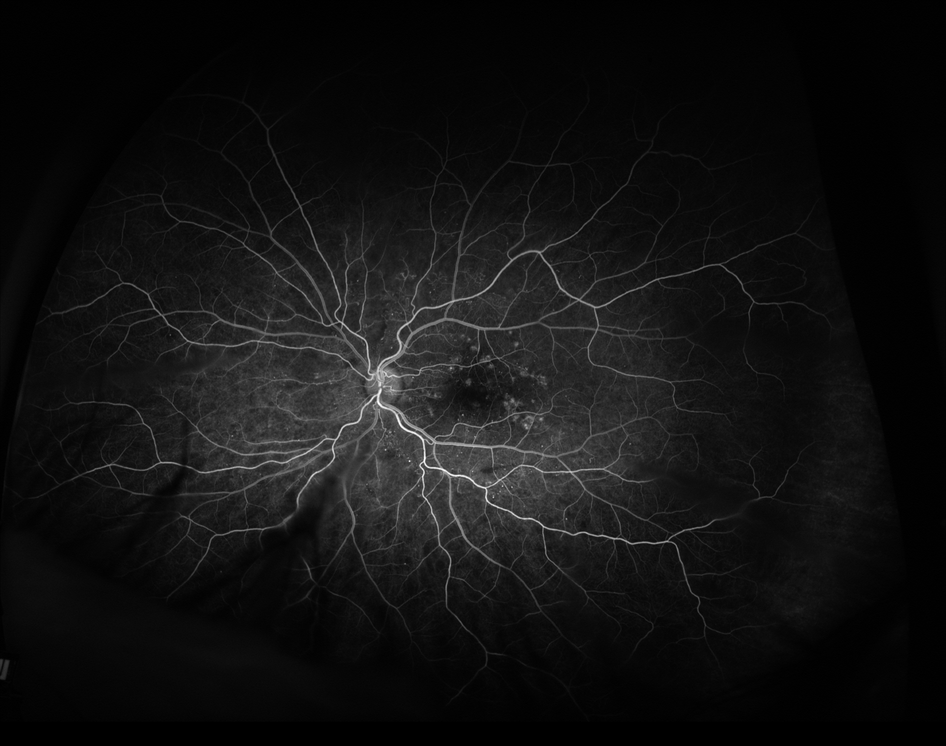
#> input picture data/sample_seq/seq1/13_0_25_171.png, 946 x 746 px, shrunk from 3900 x 3072 before the run; its folder holds only this picture in this run
$ python register_dir.py
#> lines starting #> are read from the running program, lines starting #| are printed output that depends on the picture
### code/Registration.py
import numpy as np
from Registration_src.Utils.Visualization import save_comparison_fig
from Registration_src.Landmark_Matching import Landmark_Description_Set
import cv2

"""
Functions for performing registration between FA-FA
"""

def Register_FA_Sequence(FA_img_sequence, base_img_no, path):
    """
    Register sequence of FA images
    :param FA_img_sequence: list of FA images
    :param base_img_no: index of FA image list for initial base/reference image (frame which other frames will be
     registered towards)
    :param path: preview save path
    :return: registered_images: list of registered images
    """
    ref_img = FA_img_sequence[base_img_no]
    registered_images1 = []

    # Perform two passes of registration (increases accuracy)

    print("First registration pass")
    for i, target_img in enumerate(FA_img_sequence):
        print("First Pass: Registering image {} of {}".format(i+1, len(FA_img_sequence)))
        # Calculate homography/transformation matrix
        homography = FA_FA_registration_transform(refImg_color=ref_img,
                                                  targetImg_color=target_img,
                                                  path=path)
        # Transform image using homography
        transformed_img = cv2.warpPerspective(np.array(target_img), homography,
                                              (target_img.shape[1], target_img.shape[0]))
        ref_img = np.copy(transformed_img)

        # Add transformed image to list
        registered_images1.append(transformed_img)

    # Seconds registration pass
    print("Second registration pass")
    ref_img = registered_images1[base_img_no]
    registered_images2 = []
    for i, target_img in enumerate(registered_images1):
        print("Second Pass: Registering image {} of {}".format(i+1, len(FA_img_sequence)))
        homography = FA_FA_registration_transform(refImg_color=ref_img,
                                                  targetImg_color=target_img,
                                                  path=path)
        transformed_img = cv2.warpPerspective(np.array(target_img), homography,
                                              (target_img.shape[1], target_img.shape[0]))
        ref_img = np.copy(transformed_img)
        registered_images2.append(transformed_img)

    return registered_images2


def FA_FA_registration_transform(refImg_color, targetImg_color, path=None):
    '''
    Performs registration between two FA images. Uses both ORB and SIFT landmarks where the optic disk area is masked
    out in the former.
    :param refImg_color: reference image numpy array
    :param targetImg_color: target image to be transformed. Also a numpy array
    :param path: path for saving debugging/preview images. 'None' as default
    :return: homography: homography matrix
    '''
    target_scale = targetImg_color.shape

    # Normalize images
    img_target = np.array(targetImg_color)
    img_target = (img_target / np.max(img_target) * 255.0).astype('uint8')
    img_ref = np.array(refImg_color)
    img_ref = (img_ref / np.max(img_ref) * 255.0).astype('uint8')

    if len(img_target.shape) == 3:
        img_target = cv2.cvtColor(np.array(img_target), cv2.COLOR_BGR2GRAY)
    if len(img_ref.shape) == 3:
        img_ref = cv2.cvtColor(np.array(img_ref), cv2.COLOR_BGR2GRAY)

    # Invert images (white background tends to work better)
    img_target = 255 - img_target
    img_ref = 255 - img_ref

    # Preprocess image with adaptive histogram normalization
    clahe = cv2.createCLAHE(clipLimit=1.5, tileGridSize=(32, 32))
    img_target = clahe.apply(img_target)
    img_ref = clahe.apply(img_ref)


    if path is not None:
        save_comparison_fig(img_ref, img_target, img_ref.shape[0], path + 'normalized.png')

    # Detect set of landmarks using combined ORB, AKAZE, HOG, SIFT, ect.
    # (Can instead use GPU-accelerated ORB detection)
    p1, p2 = Landmark_Description_Set(img_ref=img_ref, img_target=img_target, path=path)

    homography, mask = cv2.findHomography(p2, p1, cv2.RANSAC)

    return homography

### code/Registration_src/Utils/Visualization.py
from os import getcwd
import numpy as np
import cv2
from matplotlib import pyplot as plt

"""
Code for visualizing registration results
"""

# [119 lines left out: functions ExtendToRGBchannels, CompositeOverlayImages, CompositeChannelImages, Preview_Registration_Overlay, Preview_Keypoints, not called in this run]


def Preview_Matches(img1, img2, kp1, kp2, matches, path=None):
    """
    Display and save a preview of matches between reference and target image
    :param img1: reference image
    :param img2: target image
    :param kp1: keypoints for reference image
    :param kp2: keypoints for target image
    :param matches: matches between keypoints
    :param path: save path of image. If 'None', will open a display image
    :return: (none)
    """
    img_matches = np.empty((max(img2.shape[0], img1.shape[0]), img2.shape[1] + img1.shape[1], 3),
                           dtype=np.uint8)

    cv2.drawMatches(img1.astype('uint8'), kp1, img2.astype('uint8'), kp2, matches, img_matches,
                    flags=cv2.DrawMatchesFlags_NOT_DRAW_SINGLE_POINTS)
    if path is None:
        plt.imshow(img_matches)
        plt.show()
    else:
        cv2.imwrite(path, img_matches)


# [93 lines left out: functions Crop_Image_Window, Reframe_Image, Preview_Initial_Alignment, not called in this run]


def save_comparison_fig(ref_image, target_image, width, path):
    '''
    Save side-by-side comparison image
    :param ref_image: left image
    :param target_image: right image
    :param width: image size (for text display)
    :param path: output path
    :return: (none)
    '''
    fig, ax = plt.subplots(1, 2, figsize=(30, 15))
    ax[0].axis('off')
    ax[1].axis('off')
    ax[0].imshow(ref_image, cmap='gray')
    ax[1].imshow(target_image, cmap='gray')
    ax[0].text(10, width - 30, "FA", fontsize=15, color='white', bbox=dict(facecolor='Blue', alpha=0.5), )
    ax[1].text(width, width - 30, "SLO", fontsize=15, color='white', bbox=dict(facecolor='Blue', alpha=0.5), )
    plt.savefig(path)
    plt.close()

### code/Registration_src/Landmark_Matching.py
import numpy as np
import cv2
from Registration_src.registration_parameters import *
from Registration_src.Utils.Visualization import Preview_Matches
from matplotlib import pyplot as plt


# [18 lines left out: functions GPU_Orb, FAST_FeatureDetection, not called in this run]


def AKAZE_HOG_Matching(img_ref, img_target, path=None):

    AKAZE = cv2.AKAZE_create(nOctaveLayers=7)
    kp1, d1 = AKAZE.detectAndCompute(img_ref, None)
    kp2, d2 = AKAZE.detectAndCompute(img_target, None)

    if len(kp1) < 3 or len(kp2) < 3:
        print("Warning: (AKAZE_HOG_Matching) Fewer than 3 landmarks for AKAZE. Skipping.")
        return kp1, kp2, []

    matcher = cv2.BFMatcher(cv2.NORM_L1, crossCheck=True)
    matches = matcher.match(d1, d2)
    # print("# of total matches: {}".format(len(matches)))
    list(matches).sort(key=lambda x: x.distance)
    matches = matches[:350]

    '''    f, ax = plt.subplots(1, 2)
            ax[0].imshow(img_ref, cmap='gray')
            ax[1].imshow(img_target, cmap='gray')
            ax[0].scatter(kp1[matches[0].queryIdx].pt[0], kp1[matches[0].queryIdx].pt[1], c='r')
            ax[1].scatter(kp2[matches[0].trainIdx].pt[0], kp2[matches[0].trainIdx].pt[1], c='r')
            plt.show()
    '''
    matches = Filter_Distant_Matches(kp1=kp1, kp2=kp2, matches=matches,
                                     distance_threshold=match_distance_filter_factor * img_ref.shape[0])

    #Preview_Matches(img1=img_ref, img2=img_target, kp1=kp1, kp2=kp2, matches=matches,
    #                path=path + "matches_AKAZE.png")

    return kp1, kp2, matches


# [95 lines left out: functions ShiTomasi_HOG_Matching, HOG_Discription, FAST_HOG_Matching, not called in this run]


def SIFT_Matching(img_ref, img_target):
    # Get Sift Landmarks+Descriptors
    #sift = cv2.SIFT_create(contrastThreshold=SIFT_contrastThreshold, sigma=SIFT_sigma, edgeThreshold=SIFT_edgeThreshold)
    sift = cv2.SIFT_create()
    kp1, d1 = sift.detectAndCompute(img_ref, None)
    kp2, d2 = sift.detectAndCompute(img_target, None)
    if d1 is None or d2 is None:
        print("Warning: (Registration_src) Fewer than 3 landmarks for SIFT/SIFT. Skipping.")
        return kp1, kp2, []
    else:
        d1 = (d1 * 255.0).astype('uint8')
        d2 = (d2 * 255.0).astype('uint8')
        # Perform Matching
        matcher = cv2.BFMatcher(cv2.NORM_L1, crossCheck=True)
        matches = matcher.match(d1, d2)
        # print("# of total matches: {}".format(len(matches)))
        list(matches).sort(key=lambda x: x.distance)
        matches = matches[:350]

        matches = Filter_Distant_Matches(kp1=kp1, kp2=kp2, matches=matches,
                                         distance_threshold=match_distance_filter_factor * img_ref.shape[0])
    return kp1, kp2, matches


def ORB_Matching(img_ref, img_target):
    # Get ORB Landmarks+Descriptors
    #orb_detector = cv2.ORB_create(ORB_count, patchSize=ORB_patchSize, nlevels=ORB_nlevels,
    #                              edgeThreshold=ORB_edgeThreshold, scoreType=cv2.ORB_FAST_SCORE)
    orb_detector = cv2.ORB_create()
    kp1, d1 = orb_detector.detectAndCompute(img_ref, None)
    kp2, d2 = orb_detector.detectAndCompute(img_target, None)
    # Perform Matching
    if d1 is not None and d2 is not None:
        matcher = cv2.BFMatcher(cv2.NORM_L1, crossCheck=True)
        matches = matcher.match(d1, d2)
        list(matches).sort(key=lambda x: x.distance)
        matches = matches[:350]
    else:
        print("Warning: ORB landmark search failed. ref image landmarks is None: {},"
              " target image landmarks is None: {}".format(d1 is None, d2 is None))
        return kp1, kp2, []
    if len(matches) >= 10:
        matches = Filter_Distant_Matches(kp1=kp1, kp2=kp2, matches=matches,
                                         distance_threshold=match_distance_filter_factor * img_ref.shape[0])
    return kp1, kp2, matches


# [21 lines left out: function configure_HOG, not called in this run]


def Filter_Distant_Matches(matches, distance_threshold, kp1=None, kp2=None, pt1=None, pt2=None):
    """
    Steps through matches and remove matches between landmarks which have coordinate distances greater than
    'ditance_threshold'
    :param kp1: image 1 landmarks
    :param kp2: image 2 landmarks
    :param matches: list of matches
    :param distance_threshold: threshold (in pixels) for the maximum coordinate difference
    :return: filtered list of matches
    """
    matches_dst_filter = []
    for m in matches:
        if pt1 is None:
            coord1 = kp1[m.queryIdx].pt
            coord2 = kp2[m.trainIdx].pt
        else:
            coord1 = pt1[m.queryIdx]
            coord2 = pt2[m.trainIdx]
        dst = np.sqrt((coord1[0] - coord2[0]) ** 2 + (coord1[1] - coord2[1]) ** 2)
        if dst < distance_threshold:
            matches_dst_filter.append(m)
    return matches_dst_filter


def Landmark_Description_Set(img_ref, img_target, path=None):

    #ShiTomasi_HOG_Matching(img_ref, img_target)
    kp1_AKAZE, kp2_AKAZE, matches_AKAZE = AKAZE_HOG_Matching(img_ref, img_target)
    print("AKAZE: {} matches".format(len(matches_AKAZE)))
    #kp1_FAST, kp2_FAST, matches_FH = FAST_HOG_Matching(img_ref, img_target)
    matches_FH = None
    kp1_SIFT, kp2_SIFT, matches_SIFT = SIFT_Matching(img_ref, img_target)
    print("SIFT: {} matches".format(len(matches_SIFT)))
    kp1_ORB, kp2_ORB, matches_ORB = ORB_Matching(img_ref, img_target)
    print("ORB: {} matches".format(len(matches_ORB)))


    p1 = []
    p2 = []
    if matches_FH is not None:
        if path is not None:
            Preview_Matches(img1=img_ref, img2=img_target, kp1=kp1_FAST, kp2=kp2_FAST, matches=matches_FH,
                            path=path + "matches_FAST-HOG.png")
        for i in range(len(matches_FH)):
            p1.append(kp1_FAST[matches_FH[i].queryIdx].pt)
            p2.append(kp2_FAST[matches_FH[i].trainIdx].pt)

    if matches_SIFT is not None:
        if path is not None:
            Preview_Matches(img1=img_ref, img2=img_target, kp1=kp1_SIFT, kp2=kp2_SIFT, matches=matches_SIFT,
                            path=path + "matches_SIFT.png")
        for i in range(len(matches_SIFT)):
            p1.append(kp1_SIFT[matches_SIFT[i].queryIdx].pt)
            p2.append(kp2_SIFT[matches_SIFT[i].trainIdx].pt)
    if matches_ORB is not None:
        if path is not None:
            Preview_Matches(img1=img_ref, img2=img_target, kp1=kp1_ORB, kp2=kp2_ORB, matches=matches_ORB,
                            path=path + "matches_ORB.png")
        for i in range(len(matches_ORB)):
            p1.append(kp1_ORB[matches_ORB[i].queryIdx].pt)
            p2.append(kp2_ORB[matches_ORB[i].trainIdx].pt)
    if matches_AKAZE is not None:
        if path is not None:
            Preview_Matches(img1=img_ref, img2=img_target, kp1=kp1_AKAZE, kp2=kp2_AKAZE, matches=matches_AKAZE,
                            path=path + "matches_AKAZE.png")
        for i in range(len(matches_AKAZE)):
            p1.append(kp1_AKAZE[matches_AKAZE[i].queryIdx].pt)
            p2.append(kp2_AKAZE[matches_AKAZE[i].trainIdx].pt)

    p1 = np.array(p1)
    p2 = np.array(p2)
    return p1, p2

### code/register_dir.py
from os import listdir
import cv2
import os.path

from numpy import source
from Registration import FA_FA_registration_transform, Register_FA_Sequence

if __name__ == "__main__":

    target_dir = "../data/registered_sample_seq/"
    source_dir = "../data/sample_seq/"
    subdirs = listdir(source_dir)

    print(source_dir, target_dir, subdirs)
    for i, subdir in enumerate(subdirs[0:]):
        print("Processing subdirectory {} of {}".format(i+1, len(subdirs)))
        image_names_list = listdir(source_dir+subdir)
        print(image_names_list)
        source_imgs = []
        base_img_no = -1
        for counter, f in enumerate(image_names_list):
            source_imgs.append(cv2.imread(source_dir+subdir+"/"+f))

        export_path = target_dir + subdir + "/"
        os.makedirs(os.path.dirname(export_path), exist_ok=True)
        registered_FA_sequence = Register_FA_Sequence(FA_img_sequence=source_imgs, base_img_no=0, path=export_path)
#> in Register_FA_Sequence, ref_img is the input picture: shape (746, 946, 3); min 0, max 255, mean 17.6
#> the loop in Register_FA_Sequence, `for i, target_img in enumerate(FA_img_sequence):` made 1 pass
#> target_scale in FA_FA_registration_transform on pass 1: (746, 946, 3)
#| First Pass: Registering image 1 of 1
#| AKAZE: 350 matches
#| SIFT: 350 matches
#| ORB: 350 matches
#> pass 1, in FA_FA_registration_transform, `img_target = 255 - img_target`:
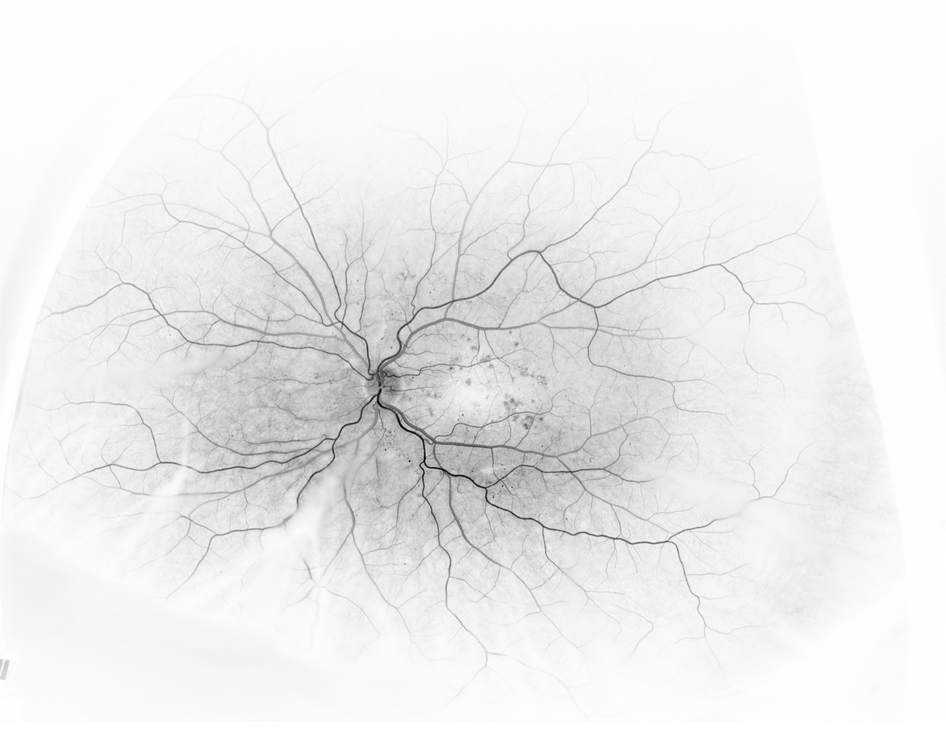
#> img_target: shape (746, 946); min 0, max 255, mean 237.4
#> pass 1, in save_comparison_fig, `plt.savefig(path)`:
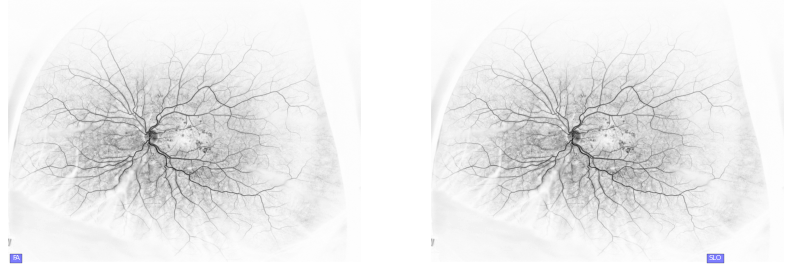
#> figure drawn by matplotlib, 2 panels
#> pass 1, in SIFT_Matching, `d1 = (d1 * 255.0).astype('uint8')`:
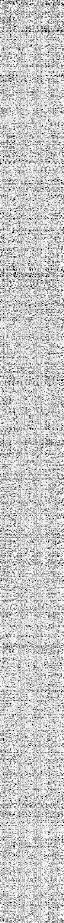
#> d1: shape (1846, 128) (shown at 1/2 size); min 0, max 255, mean 199.2
#> after the loop in Register_FA_Sequence, `for i, target_img in enumerate(FA_img_sequence):`: registered_images1 = 1 item
#> the loop in Register_FA_Sequence, `for i, target_img in enumerate(registered_images1):` made 1 pass
#| Second Pass: Registering image 1 of 1
#| AKAZE: 350 matches
#| SIFT: 350 matches
#| ORB: 350 matches
#> pass 1, in Preview_Matches (call 4), `cv2.imwrite(path, img_matches)`:
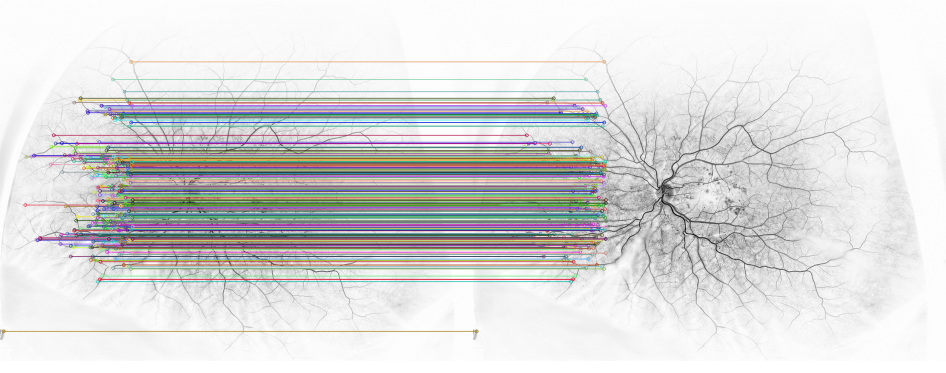
#> saved as matches_SIFT.png: shape (746, 1892, 3) (shown at 1/2 size); mean B, G, R 217.6, 217.8, 217.8
#> pass 1, in Preview_Matches (call 5), `cv2.imwrite(path, img_matches)`:
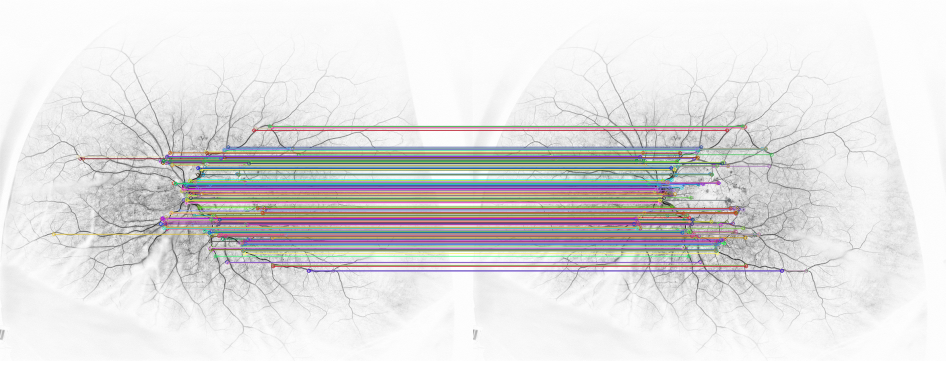
#> saved as matches_ORB.png: shape (746, 1892, 3) (shown at 1/2 size); mean B, G, R 223, 222.8, 224
#> pass 1, in Preview_Matches (call 6), `cv2.imwrite(path, img_matches)`:
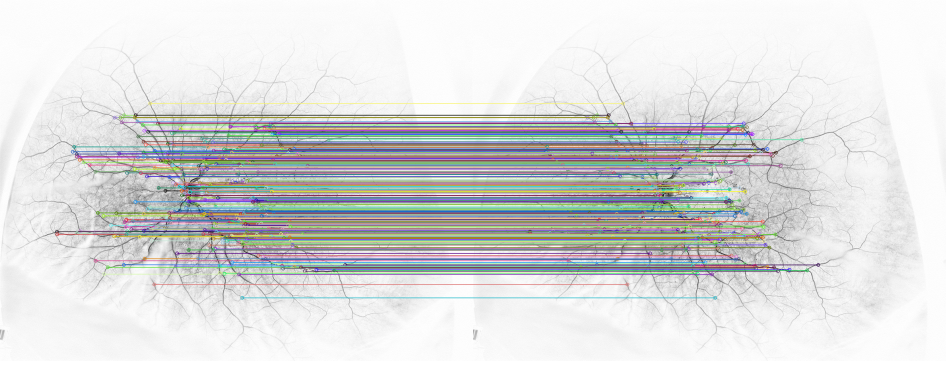
#> saved as matches_AKAZE.png: shape (746, 1892, 3) (shown at 1/2 size); mean B, G, R 219.2, 219, 217.9
#> registered_FA_sequence = 1 item
        for i, transformed_img in enumerate(registered_FA_sequence):
            cv2.imwrite(export_path + "{}.png".format(i), transformed_img)
#> this loop made 1 pass
#> pass 2 of the loop `for i, subdir in enumerate(subdirs[0:]):`:
#| Processing subdirectory 2 of 2
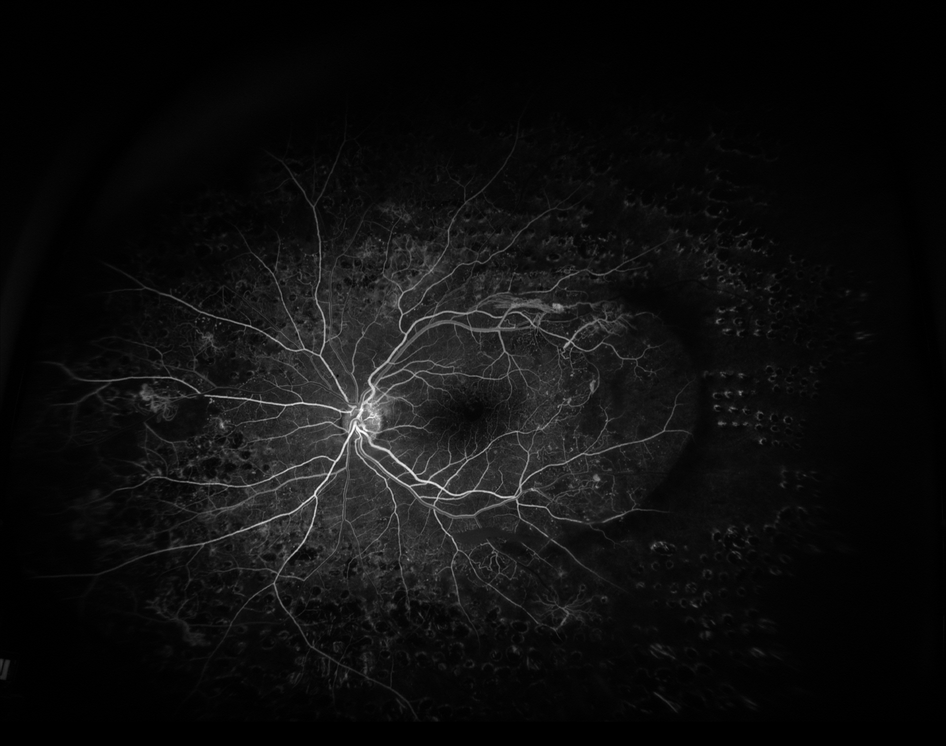
#> input picture data/sample_seq/seq10/18_0_30_365.png, 946 x 746 px, shrunk from 3900 x 3072 before the run
#> in Register_FA_Sequence, ref_img is the input picture: shape (746, 946, 3); min 0, max 255, mean 14.2
#> the loop in Register_FA_Sequence (call 2), `for i, target_img in enumerate(FA_img_sequence):` made 1 pass
#> (printed output is left out)
#> pass 1, in save_comparison_fig (call 3), `plt.savefig(path)`:
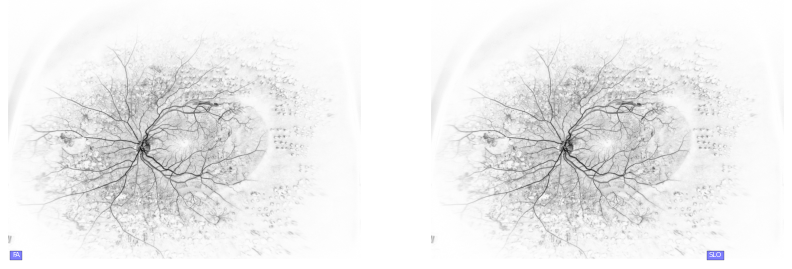
#> figure drawn by matplotlib, 2 panels
#> the loop in Register_FA_Sequence (call 2), `for i, target_img in enumerate(registered_images1):` made 1 pass
#> (printed output is left out)
#> pass 1, in Preview_Matches (call 12), `cv2.imwrite(path, img_matches)`:
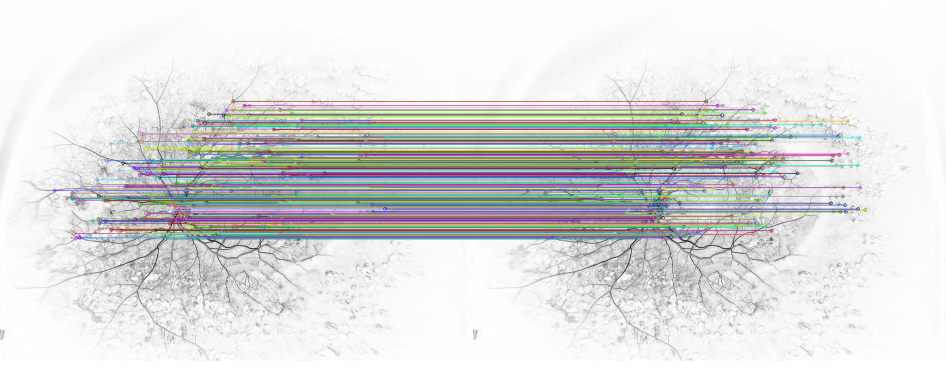
#> saved as matches_AKAZE.png: shape (746, 1892, 3) (shown at 1/2 size); mean B, G, R 220.7, 221.1, 220.5
#> the loop `for i, transformed_img in enumerate(registered_FA_sequence):` made 1 pass
